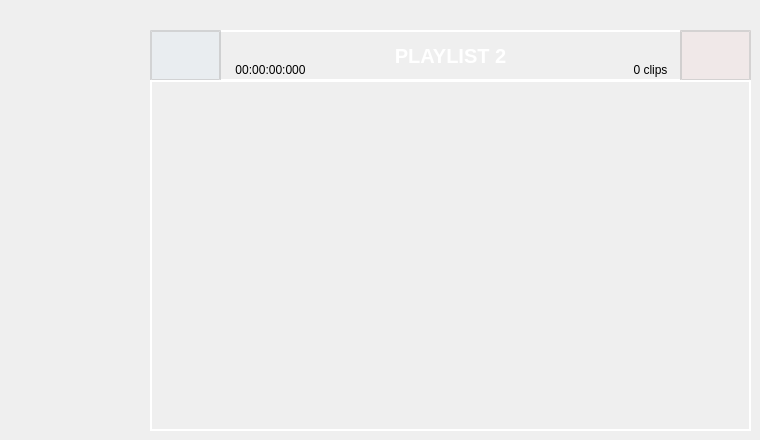
                  <widget class="QWidget" name="page_pl2">
                   <widget class="QPushButton" name="pl2_add">
                    <property name="geometry">
                     <rect>
                      <x>150</x>
                      <y>30</y>
                      <width>71</width>
                      <height>51</height>
                     </rect>
                    </property>
                    <property name="styleSheet">
                     <string notr="true">QPushButton {
    font-family: &quot;Arial&quot;;    /* Cambia la fuente */
    font-size: 20px;         /* Tamaño del texto */
    font-weight: bold;       /* Negrita */    
    color: white;				 /* Color del texto */
	padding: 10px;  
	background-color: rgba(75,175,250,10);         
	border: 2px solid rgba(200,200,200,200);   /* Borde blanco con transparencia */
}

QPushButton:hover {
	background-color: rgba(0,150,250,50);
}

QPushButton:pressed {
    background-color: rgba(0,150,250,50);
}</string>
                    </property>
                    <property name="text">
                     <string/>
                    </property>
                    <property name="icon">
                     <iconset resource="files.qrc">
                      <normaloff>:/20x20/icons/20x20/cil-plus.png</normaloff>:/20x20/icons/20x20/cil-plus.png</iconset>
                    </property>
                   </widget>
                   <widget class="QPushButton" name="pl2_delete">
                    <property name="geometry">
                     <rect>
                      <x>680</x>
                      <y>30</y>
                      <width>71</width>
                      <height>51</height>
                     </rect>
                    </property>
                    <property name="styleSheet">
                     <string notr="true">QPushButton {
    font-family: &quot;Arial&quot;;    /* Cambia la fuente */
    font-size: 16px;         /* Tamaño del texto */
    font-weight: bold;       /* Negrita */    
    color: white;				 /* Color del texto */
	padding: 10px;   
	background-color: rgba(250,50,50,10);        
	border: 2px solid rgba(200,200,200,200);  /* Borde blanco con transparencia */
}

QPushButton:hover {
	background-color: rgba(250,50,50,50);
}

QPushButton:pressed {
    background-color: rgba(0,150,250,50);
}</string>
                    </property>
                    <property name="text">
                     <string/>
                    </property>
                    <property name="icon">
                     <iconset resource="files.qrc">
                      <normaloff>:/20x20/icons/20x20/cil-x.png</normaloff>:/20x20/icons/20x20/cil-x.png</iconset>
                    </property>
                   </widget>
                   <widget class="QLabel" name="label_nclips_2">
                    <property name="geometry">
                     <rect>
                      <x>620</x>
                      <y>60</y>
                      <width>61</width>
                      <height>20</height>
                     </rect>
                    </property>
                    <property name="font">
                     <font>
                      <pointsize>9</pointsize>
                     </font>
                    </property>
                    <property name="text">
                     <string>0 clips</string>
                    </property>
                    <property name="alignment">
                     <set>Qt::AlignCenter</set>
                    </property>
                   </widget>
                   <widget class="QListWidget" name="list_pl2">
                    <property name="geometry">
                     <rect>
                      <x>150</x>
                      <y>80</y>
                      <width>601</width>
                      <height>351</height>
                     </rect>
                    </property>
                    <property name="styleSheet">
                     <string notr="true">QListWidget {
    font-weight: bold;
    background-color: transparent;       /* Negrita */    
    color: white;				 /* Color del texto */
	padding: 10px;           
	border: 2px solid rgba(255,255,255,255);  /* Borde blanco con transparencia */
}</string>
                    </property>
                   </widget>
                   <widget class="QLabel" name="label_dur_2">
                    <property name="geometry">
                     <rect>
                      <x>220</x>
                      <y>60</y>
                      <width>101</width>
                      <height>20</height>
                     </rect>
                    </property>
                    <property name="font">
                     <font>
                      <pointsize>9</pointsize>
                     </font>
                    </property>
                    <property name="text">
                     <string>00:00:00:000</string>
                    </property>
                    <property name="alignment">
                     <set>Qt::AlignCenter</set>
                    </property>
                   </widget>
                   <widget class="QLabel" name="label_pl2">
                    <property name="geometry">
                     <rect>
                      <x>150</x>
                      <y>30</y>
                      <width>601</width>
                      <height>51</height>
                     </rect>
                    </property>
                    <property name="font">
                     <font>
                      <pointsize>-1</pointsize>
                      <weight>75</weight>
                      <bold>true</bold>
                     </font>
                    </property>
                    <property name="styleSheet">
                     <string notr="true">QLabel {
	font &quot;arial&quot;
    font-weight: bold;
	font-size: 20px;
	background-color: transparent;       /* Negrita */    
    color: white;				 /* Color del texto */
	padding: 10px;           
	border: 2px solid rgba(255,255,255,255);  /* Borde blanco con transparencia */
}</string>
                    </property>
                    <property name="text">
                     <string>PLAYLIST 2</string>
                    </property>
                    <property name="alignment">
                     <set>Qt::AlignCenter</set>
                    </property>
                   </widget>
                   <zorder>label_pl2</zorder>
                   <zorder>pl2_add</zorder>
                   <zorder>pl2_delete</zorder>
                   <zorder>label_nclips_2</zorder>
                   <zorder>list_pl2</zorder>
                   <zorder>label_dur_2</zorder>
                  </widget>
